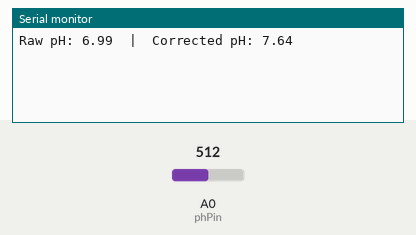
Recording of a sketch running on a simulated Arduino Uno, built with avr-gcc and run on an emulated ATmega328P. Parts: the last lines printed to the serial monitor. The test bench sets the inputs (shaded band); at power-on: A0 (phPin) = 512.

Above: at 1.2 s.
1.3 s: A0 (phPin) set to 716
At 2.5 s:
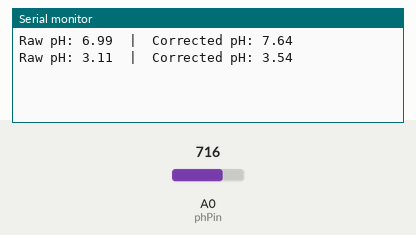
2.8 s: A0 (phPin) set to 900
At 3.8 s:
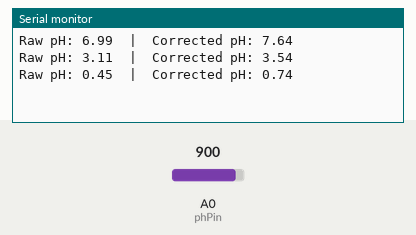
Timing chart, 0 to 5.8 s (numbered marks = the images above; inputs shaded):
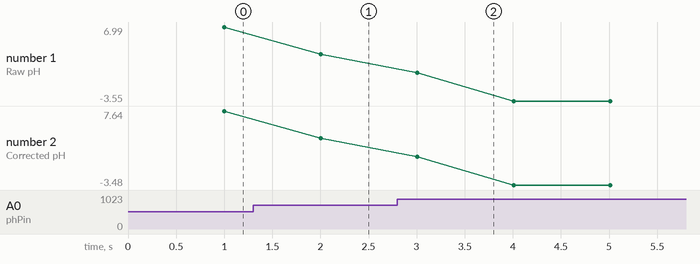

The sketch:

ph_sensor_calibrated_code.ino
```cpp
const int phPin = A0;

// Linear calibration constants
const float m = 1.0551;
const float c = 0.2647;

void setup() {
  Serial.begin(9600);
}

void loop() {
  long sum = 0;

  // Take 10 readings in 1 second
  for (int i = 0; i < 10; i++) {
    sum += analogRead(phPin);
    delay(100);
  }

  float avgRaw = sum / 10.0;
  float voltage = avgRaw * (5.0 / 1023.0);

  // Original pH calculation
  float pHValue = 7 + ((2.5 - voltage) / 0.18);

  // Corrected pH using linear calibration
  float correctedPH = (m * pHValue) + c;

  Serial.print("Raw pH: ");
  Serial.print(pHValue, 2);
  Serial.print("  |  Corrected pH: ");
  Serial.println(correctedPH, 2);
}
```

Measured:
- after the input at 1.3 s, the serial monitor: prints a new line after 0.70 s (image 1)
- after the input at 2.8 s, the serial monitor: prints a new line after 0.21 s (image 2)
- plotted number 1: 6.99 → 3.11 after the input at 1.3 s, 3.11 → -3.55 after the input at 2.8 s
- plotted number 2: 7.64 → 3.54 after the input at 1.3 s, 3.54 → -3.48 after the input at 2.8 s
